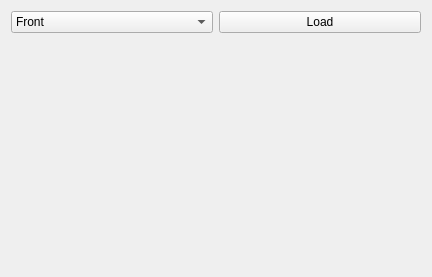
<?xml version="1.0" encoding="UTF-8"?>
<ui version="4.0">
 <class>displayHistogram</class>
 <widget class="QWidget" name="displayHistogram">
  <property name="geometry">
   <rect>
    <x>0</x>
    <y>0</y>
    <width>432</width>
    <height>277</height>
   </rect>
  </property>
  <property name="windowTitle">
   <string>Display Histogram</string>
  </property>
  <layout class="QVBoxLayout" name="verticalLayout">
   <item>
    <layout class="QHBoxLayout" name="horizontalLayout">
     <item>
      <widget class="QComboBox" name="comboBox">
       <item>
        <property name="text">
         <string>Front</string>
        </property>
       </item>
       <item>
        <property name="text">
         <string>Side</string>
        </property>
       </item>
       <item>
        <property name="text">
         <string>Top</string>
        </property>
       </item>
      </widget>
     </item>
     <item>
      <widget class="QPushButton" name="pushButton">
       <property name="text">
        <string>Load</string>
       </property>
      </widget>
     </item>
    </layout>
   </item>
   <item>
    <layout class="QHBoxLayout" name="horizontalLayout_2">
     <item>
      <spacer name="horizontalSpacer">
       <property name="orientation">
        <enum>Qt::Horizontal</enum>
       </property>
       <property name="sizeHint" stdset="0">
        <size>
         <width>40</width>
         <height>20</height>
        </size>
       </property>
      </spacer>
     </item>
     <item>
      <widget class="QLabel" name="label">
       <property name="minimumSize">
        <size>
         <width>400</width>
         <height>225</height>
        </size>
       </property>
       <property name="text">
        <string/>
       </property>
      </widget>
     </item>
     <item>
      <spacer name="horizontalSpacer_2">
       <property name="orientation">
        <enum>Qt::Horizontal</enum>
       </property>
       <property name="sizeHint" stdset="0">
        <size>
         <width>40</width>
         <height>20</height>
        </size>
       </property>
      </spacer>
     </item>
    </layout>
   </item>
  </layout>
 </widget>
 <resources/>
 <connections/>
</ui>
